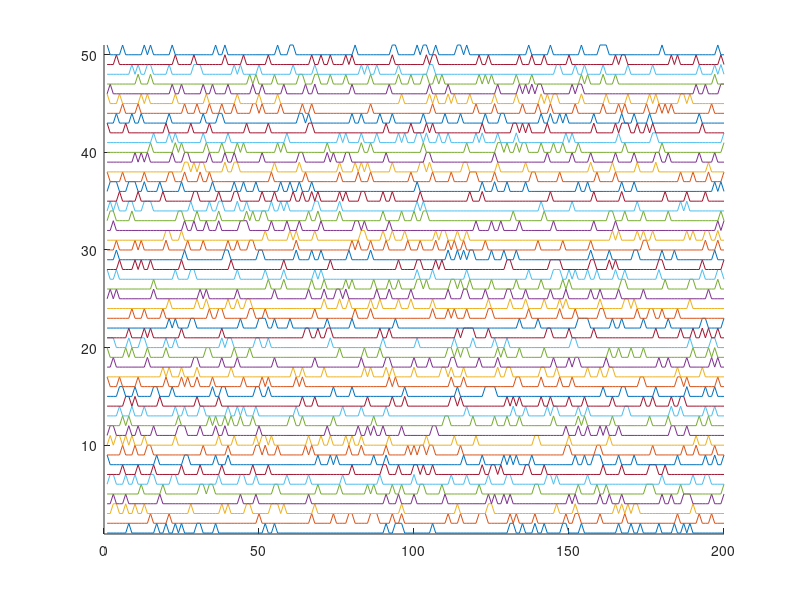
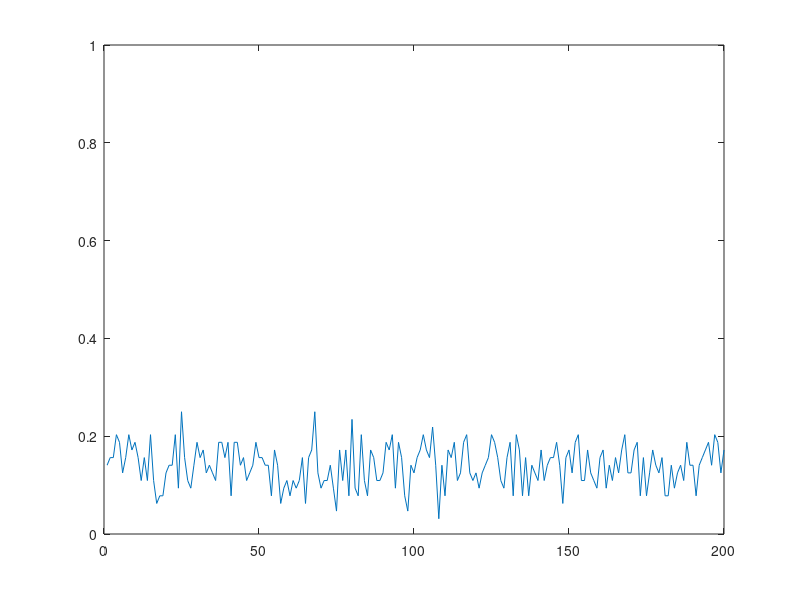
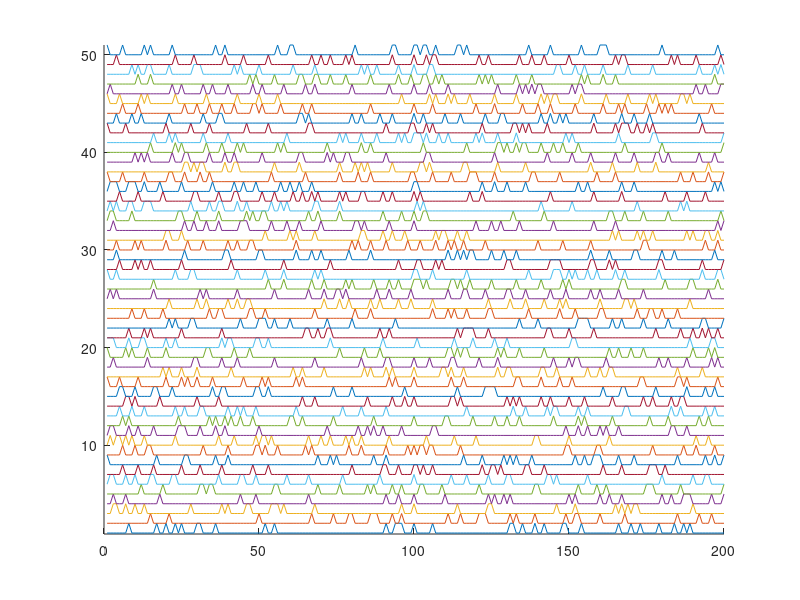
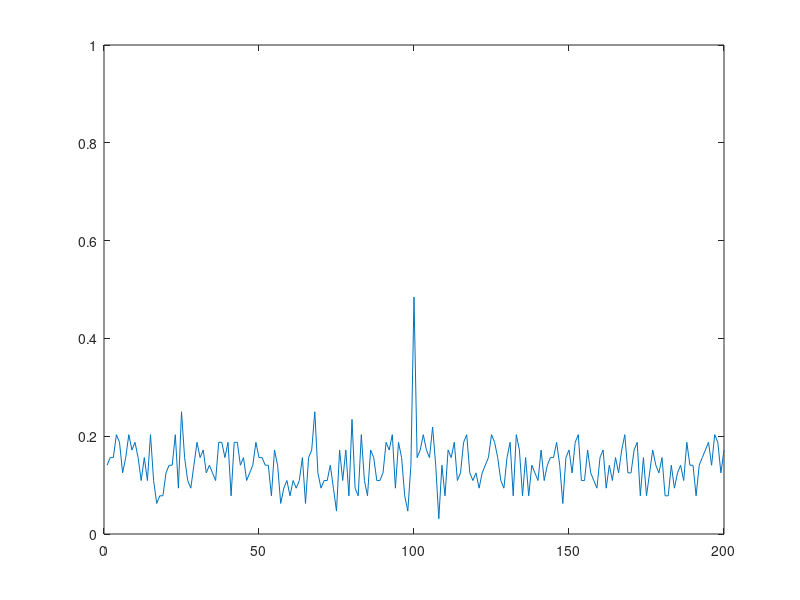

MATLAB code to generate these figures, in order:
clear all

%% Random spikes 

numits = 64; % How many neurons 

len = 200; % Duration of the epoch
numspikes = 30; % Number of spikes per epoch

z = zeros(1,len); % Empty time window, no spikes
t = 1:len; % Time steps

% Make each neuron
for j=numits:-1:1
    neuron(:,j) = z; 
    tt = randi(len,[1,numspikes]); % Random time indexes...
    neuron(tt,j) = 1; % Are set to one, which is the spike
end

% Calculate the downstream response to all neural inputs
    avgDownStream = sum(neuron');
    avgDownStream = avgDownStream / numits;

% Plot all or some of the raw spike trains
maxnumtrainstoshow = 50;
figure(27); clf; hold on;
    for j=1:min([maxnumtrainstoshow, numits])
        plot(t, neuron(:,j)+j);
    end
    ylim([0.9, min([maxnumtrainstoshow+1, numits+1])])

% Plot the downstream neural response
    figure(28); clf; 
        plot(t, avgDownStream); ylim([0 1]);

%% Signal

detectionChance = 0.50; % Chance that a neuron will detect the event (range 0-1)


neuronDetector = neuron;

detections = find(rand(1,numits) >= detectionChance);
neuronDetector(round(len/2),detections) = 1;

% Calculate the downstream response to all neural inputs
    avgDownStreamDetector = sum(neuronDetector');
    avgDownStreamDetector = avgDownStreamDetector / numits;


figure(29); clf; hold on;
    for j=1:min([maxnumtrainstoshow, numits])
        plot(t, neuronDetector(:,j)+j);
    end
    ylim([0.9, min([maxnumtrainstoshow+1, numits+1])])

% Plot the downstream neural response
    figure(30); clf; 
        plot(t, avgDownStreamDetector); ylim([0 1]);
